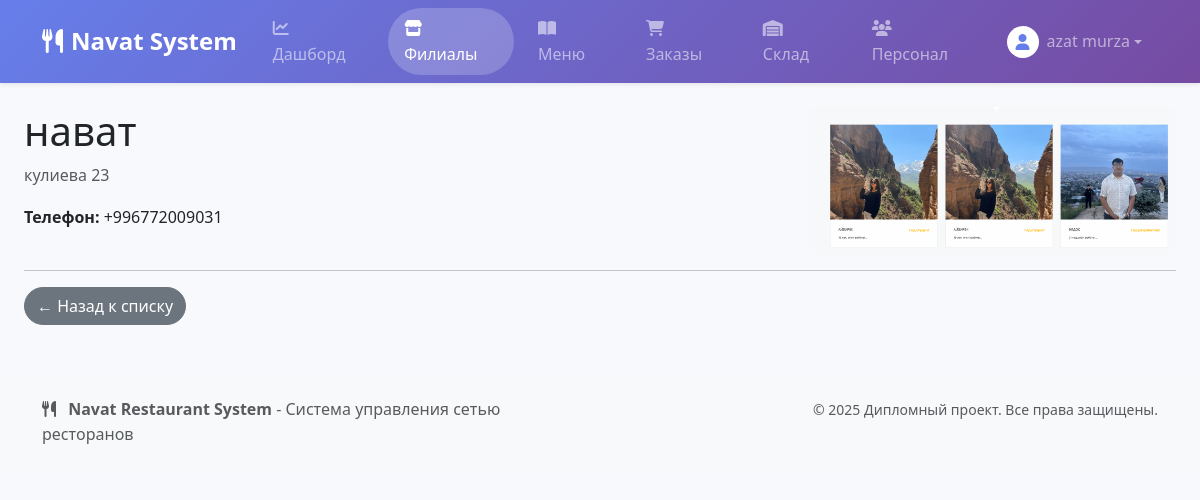
The app's page /restaurants/restaurant/1/ (signed in) with its own data.
### apps/accounts/models.py (models this page shows, shortened)
class CustomUser(AbstractUser):
    class Role(models.TextChoices):
        ADMIN = 'ADMIN', 'Администратор системы'
        MANAGER = 'MANAGER', 'Менеджер филиала'
        STAFF = 'STAFF', 'Рядовой сотрудник'
    email = models.EmailField('адрес электронной почты', unique=True)
    role = models.CharField('Роль', max_length=50, choices=Role.choices, default=Role.STAFF)
    USERNAME_FIELD = 'email'
    REQUIRED_FIELDS = ['username', 'first_name', 'last_name']
    class Meta:
        verbose_name = 'Пользователь'
        verbose_name_plural = 'Пользователи'

### apps/restaurants/models.py (models this page shows, shortened)
class Restaurant(models.Model):
    name = models.CharField('Название филиала', max_length=100)
    address = models.CharField('Адрес', max_length=255)
    phone_number = models.CharField('Телефон', max_length=20)
    image = models.ImageField('Фотография ресторана', upload_to='restaurants_images/', blank=True, null=True)
    class Meta:
        verbose_name = 'Ресторан'
        verbose_name_plural = 'Рестораны'
        ordering = ['name']

### apps/restaurants/views.py (the view)
# urls.py: path('restaurant/<int:pk>/', views.RestaurantDetailView.as_view(), name='detail'),
class RestaurantDetailView(LoginRequiredMixin, DetailView):
    model = Restaurant
    template_name = 'restaurants/detail.html'
    context_object_name = 'restaurant'

### templates/restaurants/detail.html (shortened to what this page needs)
{% extends "base.html" %}
{% block content %}
<div class="row">
    <div class="col-md-8">
        <h1>{{ restaurant.name }}</h1>
        <p class="text-muted">{{ restaurant.address }}</p>
        <p><strong>Телефон:</strong> {{ restaurant.phone_number }}</p>
    </div>
    <div class="col-md-4">
        {% if restaurant.image %}
            <img src="{{ restaurant.image.url }}" class="img-fluid rounded" alt="{{ restaurant.name }}">
        {% else %}
            <img src="https://via.placeholder.com/400x300.png?text=Navat" class="img-fluid rounded" alt="No image">
        {% endif %}
    </div>
</div>
<hr>
<a href="{% url 'restaurants:list' %}" class="btn btn-secondary">← Назад к списку</a>
{% endblock %}

### templates/base.html (shortened to what this page needs)
{% load static %}
<!DOCTYPE html>
<html lang="ru">
<head>
    <link href="https://cdn.jsdelivr.net/npm/bootstrap@5.3.2/dist/css/bootstrap.min.css" rel="stylesheet">
    <link rel="stylesheet" href="https://cdnjs.cloudflare.com/ajax/libs/font-awesome/6.4.0/css/all.min.css">
    <link rel="stylesheet" href="{% static 'css/base.css' %}">
</head>
<body>
    <nav class="navbar navbar-expand-lg navbar-dark shadow-sm" style="background: linear-gradient(135deg, #667eea 0%, #764ba2 100%);">
        <div class="container">
            <a class="navbar-brand fw-bold" href="{% url 'analytics:dashboard' %}">
                <i class="fas fa-utensils me-2"></i>Navat System
            </a>
            <div class="collapse navbar-collapse" id="navbarNav">
                {% if user.is_authenticated %}
                <ul class="navbar-nav me-auto">
                    <li class="nav-item">
                        <a class="nav-link px-3 rounded-pill mx-1 {% if request.resolver_match.namespace == 'analytics' %}active{% endif %}" href="{% url 'analytics:dashboard' %}">
                            <i class="fas fa-chart-line me-1"></i>Дашборд
                        </a>
                    </li>
                    <li class="nav-item">
                        <a class="nav-link px-3 rounded-pill mx-1 {% if request.resolver_match.namespace == 'restaurants' %}active{% endif %}" href="{% url 'restaurants:list' %}">
                            <i class="fas fa-store me-1"></i>Филиалы
                        </a>
                    </li>
                    <li class="nav-item">
                        <a class="nav-link px-3 rounded-pill mx-1 {% if request.resolver_match.namespace == 'menu' %}active{% endif %}" href="{% url 'menu:list' %}">
                            <i class="fas fa-book-open me-1"></i>Меню
                        </a>
                    </li>
                    <li class="nav-item">
                        <a class="nav-link px-3 rounded-pill mx-1 {% if request.resolver_match.namespace == 'orders' %}active{% endif %}" href="{% url 'orders:list' %}">
                            <i class="fas fa-shopping-cart me-1"></i>Заказы
                        </a>
                    </li>
                    <li class="nav-item">
                        <a class="nav-link px-3 rounded-pill mx-1 {% if request.resolver_match.namespace == 'inventory' %}active{% endif %}" href="{% url 'inventory:dashboard' %}">
                            <i class="fas fa-warehouse me-1"></i>Склад
                        </a>
                    </li>
                    <li class="nav-item">
                        <a class="nav-link px-3 rounded-pill mx-1 {% if request.resolver_match.namespace == 'staff' %}active{% endif %}" href="{% url 'staff:list' %}">
                            <i class="fas fa-users me-1"></i>Персонал
                        </a>
                    </li>
                </ul>
                <ul class="navbar-nav">
                    <li class="nav-item dropdown">
                        <a class="nav-link dropdown-toggle d-flex align-items-center px-3 rounded-pill" href="#" role="button" data-bs-toggle="dropdown" aria-expanded="false">
                            <div class="bg-white rounded-circle me-2 d-flex align-items-center justify-content-center" style="width: 32px; height: 32px;">
                                <i class="fas fa-user text-primary"></i>
                            </div>
                            <span class="d-none d-md-inline">{{ user.get_full_name|default:user.username }}</span>
                        </a>
                    </li>
                </ul>
                {% endif %}
            </div>
        </div>
    </nav>
    <main class="container-fluid px-4 mt-4">
        {% block content %}
        {% endblock %}
    </main>
    <footer class="mt-5 py-4 bg-light">
        <div class="container">
            <div class="row">
                <div class="col-md-6">
                    <p class="mb-0 text-muted">
                        <i class="fas fa-utensils me-2"></i>
                        <strong>Navat Restaurant System</strong> - Система управления сетью ресторанов
                    </p>
                </div>
                <div class="col-md-6 text-md-end">
                    <small class="text-muted">
                        © 2025 Дипломный проект. Все права защищены.
                    </small>
                </div>
            </div>
        </div>
    </footer>
</body>
</html>

### static/css/base.css (style rules this page uses)
body { background-color: #f8f9fc; font-family: 'Segoe UI', Tahoma, Geneva, Verdana, sans-serif; line-height: 1.6; }
.navbar-brand { font-size: 1.5rem; font-weight: 700; text-decoration: none; }
.nav-link { transition: all 0.3s ease; text-decoration: none; }
.btn { border-radius: 25px; font-weight: 500; transition: all 0.3s ease; text-decoration: none; }
.rounded-pill { border-radius: 50rem !important; }
.shadow-sm { box-shadow: 0 0.125rem 0.25rem rgba(0, 0, 0, 0.075) !important; }
.text-primary { color: #667eea !important; }

### templates/base.html (style rules this page uses)
body { background-color: #f8f9fc; font-family: 'Segoe UI', Tahoma, Geneva, Verdana, sans-serif; }
.navbar-brand { font-size: 1.5rem; font-weight: 700; }
.nav-link.active { background-color: rgba(255, 255, 255, 0.2) !important; }

### records on screen
CustomUser: get_full_name "azat murza"
Restaurant: name "нават", address "кулиева 23", phone_number "+996772009031", image (picture)
